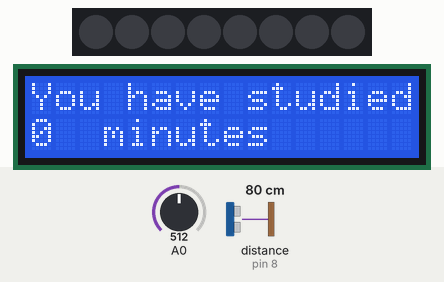
Recording of a sketch running on a simulated Arduino Uno, built with avr-gcc and run on an emulated ATmega328P. Shown: 8 RGB LEDs in strip order, left to right, 16×2 character LCD. Wiring (inferred from the names in the program): ultrasonic range finder: trigger pin 7; echo pin 8. The test bench sets the inputs (shaded band); at power-on: A0 = 512, distance to the obstacle (sensor on pin 8) 80 cm. The echo pulse lasts 58.3 µs per cm; what the sketch prints to the serial monitor is not drawn.

Above: at 1.2 s.
1.3 s: A0 set to 465
3.6 s: A0 set to 431
At 5.7 s:
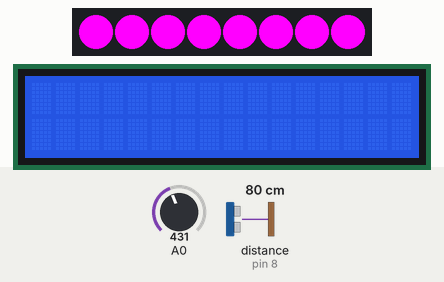
6.5 s: A0 set to 406
10.2 s: A0 set to 386
At 12.9 s:
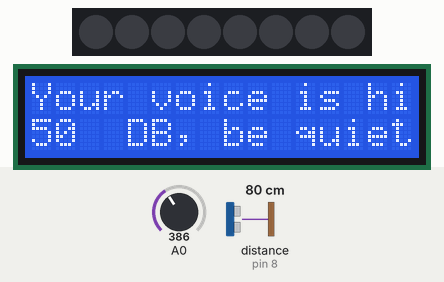
14.7 s: A0 set to 390
Timing chart, 0 to 17.4 s (numbered marks = the images above; inputs shaded):
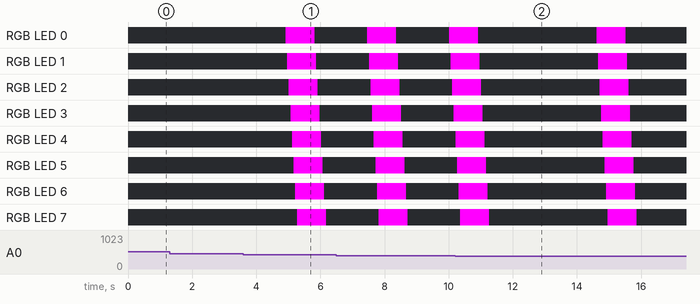

The sketch:

0016.ino
```cpp
#include <Adafruit_NeoPixel.h>
#include <LiquidCrystal_I2C.h>
#include <Wire.h>

#define NUMPIXELS 8
#define DELAYVAL 50
#define PIN 6
int totalColumns = 16;
int totalRows = 2;

LiquidCrystal_I2C lcd(0x27, totalColumns, totalRows);
Adafruit_NeoPixel pixels(NUMPIXELS, PIN);
int sensorVal;
int trig=7;//
int echo=8;//
float distance;//
int i = 0;
int current_minutes = 0;
int previous_minuyes = 0;
unsigned long time;
signed short minutes;
int stay_time = 0;
int current_time;
int previous_time;


void pixelClear(){
  for(int i=0; i<NUMPIXELS; i++) {
    pixels.setPixelColor(i, 0, 0, 0);
    pixels.show();
    Serial.println("1");
    delay(DELAYVAL);
  }
}

void Neopixel() {
  pixels.clear();
  for(int i=0; i<NUMPIXELS; i++) {
    pixels.setPixelColor(i, 255, 0, 255);
    pixels.show();
    Serial.println("1");
    delay(DELAYVAL);
  }

}

void testTimer() {
  time = millis();
  minutes = time/60000;
}

void testDistance(){
  digitalWrite(trig,LOW);
   delayMicroseconds(2);//Delay 2us, delay() is milliseconds
   digitalWrite(trig,HIGH);
   delayMicroseconds(10);//Delay to form a 10us high level signal
   digitalWrite(trig,LOW);
   distance=pulseIn(echo,HIGH)/58.3;
}


void setup() {
  Serial.begin(9600);
  pixels.begin();
  pinMode(trig,OUTPUT);
  pinMode(echo,INPUT);
  lcd.init();
  lcd.backlight(); // use to turn on and turn off LCD back light
}


void lcd1(){
  stay_time = current_time - previous_time;
  if (sensorVal>600 || sensorVal <400){
  lcd.setCursor(0, 0);
  lcd.print("Your voice is higher than");
  lcd.setCursor(0,1);
  lcd.print("50  DB, be quiet please.");//need to change according to the number
  delay(2000);
  lcd.clear();

  }
  if ((stay_time < 60) && (stay_time >= 0)){
  lcd.setCursor(0, 0);
  lcd.print("You have studied for:");
  lcd.setCursor(0,1);
  lcd.print(stay_time);
  lcd.print("  minutes");
  delay(1000);
  lcd.clear();
  }
  if(stay_time >= 60){
  lcd.setCursor(0, 0);
  lcd.print("You have studied over 60");
  lcd.setCursor(0,1);
  lcd.print("minutes,please take a break.");
  delay(1000);
  lcd.clear();
  }
  if (stay_time < 0){
  lcd.setCursor(0, 0);
  lcd.print("You have rest");
  lcd.setCursor(0,1);
  lcd.print(-stay_time);
  lcd.print("  minutes");
  delay(1000);
  lcd.clear();
  }
}

void loop() {
  sensorVal = analogRead(A0);
  Serial.println(sensorVal);
  delay(100);
  testDistance();
  //Serial.println("diatance:");
  //Serial.println(distance);
  lcd1();

if (sensorVal>600 || sensorVal <450){
  Neopixel();
  delay(500);
  pixelClear();
}
  if (distance < 40 || distance > 1000 ){
    testTimer();
    stay_time = current_time - previous_time;
    //Serial.println("have stay:");
    //Serial.println(stay_time);

    current_time = minutes;
}
    if ((40<= distance) && (distance<=1000) ){
    testTimer();
    //stay_time = current_time - previous_time;
    //Serial.println(stay_time);

    previous_time = minutes;
  }
  //Serial.println("total:");
  //Serial.println(minutes);
  //delay(2000);
  //Serial.println(distance);
  delay(100);
}
```

Measured:
- the behaviour switches between 450 and 449 on A0 (found by bisection; images 0 and 1)
- the behaviour switches between 400 and 399 on A0 (found by bisection; images 1 and 2)
- after the input at 3.6 s, the display: first differs from a run without the input after 1.3 s (image 1 shows a later state)
- after the input at 10.2 s, the display: first differs from a run without the input after 1.4 s (image 2)
- what the display in image 0 shows lasts 1.0 s, from 0.2 s to 1.2 s
- what the display in image 1 shows lasts 0.5 s, from 5.3 s to 5.8 s
- what the display in image 2 shows lasts 2.0 s, from 11.6 s to 13.6 s
